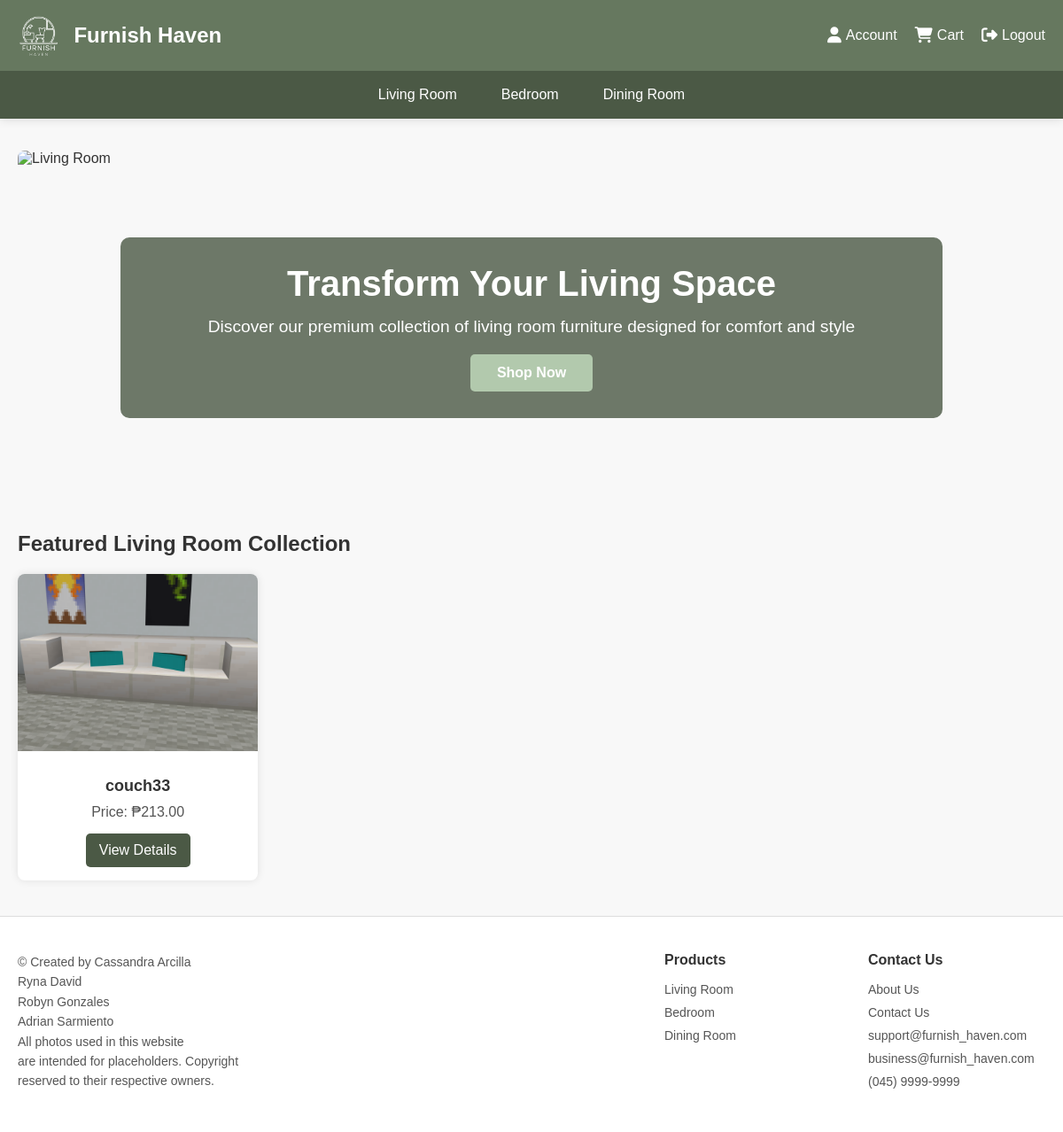
The page /living_room.php on the database as committed earlier.
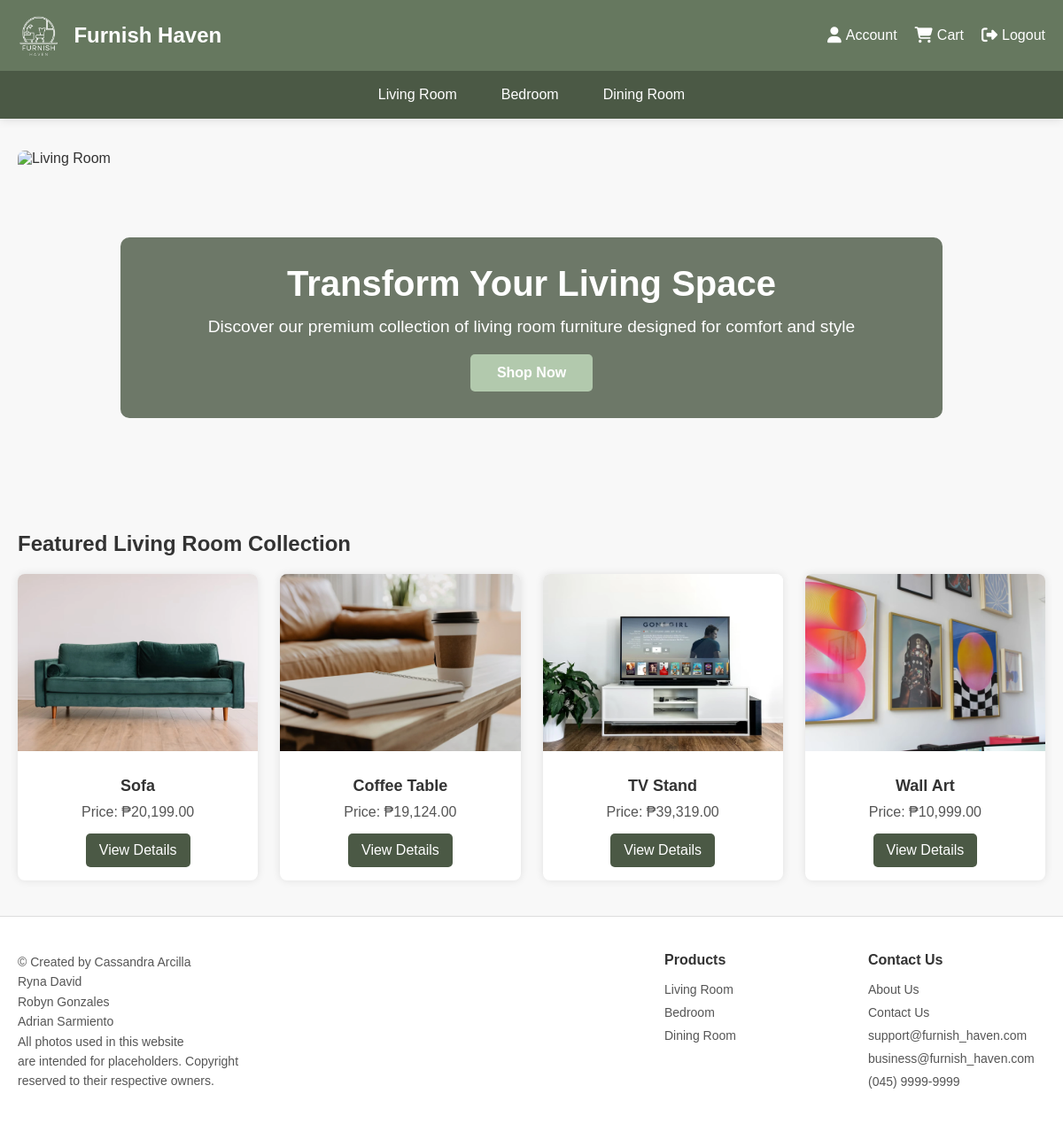
The same page on the database as committed later.
### tables this page shows
CREATE TABLE `products` (
  `id` int(11) NOT NULL,
  `main_image` varchar(255) NOT NULL,
  `name` varchar(100) NOT NULL,
  `price` decimal(10,2) NOT NULL,
  `description` text NOT NULL,
  `stock` int(11) DEFAULT 0,
  `category` enum('Living Room','Bedroom','Dining Room') NOT NULL
);

### living_room.php (the view, shortened to what the changed rows need)
<?php
$servername = "localhost";
$username = "root";
$password = "";
$dbname = "furn_db";
$conn = new mysqli($servername, $username, $password, $dbname);
$products = [];
$sql = "SELECT id, main_image, name, price, description FROM products WHERE category = 'Living Room'";
$result = $conn->query($sql);
if ($result->num_rows > 0) {
    while($row = $result->fetch_assoc()) {
        $products[] = [
            "id" => $row['id'],
            "img" => "uploads/products/" . $row['main_image'],
            "name" => $row['name'],
            "price" => "₱" . number_format($row['price'], 2),
            "description" => $row['description'],
            "dimensions" => "Varies",
            "materials" => "Varies",
            "colors" => [],
            "reviews" => []
        ];
    }
}
$selected_product = null;
?>
<!DOCTYPE html>
<html lang="en">
<head>
    <link rel="stylesheet" href="css/livingroom.css">
    <link rel="stylesheet" href="https://cdnjs.cloudflare.com/ajax/libs/font-awesome/6.6.0/css/all.min.css">
</head>
<body>
    <div class="container">
        <?php if ($selected_product): ?>
            <div class="product-detail-container">
                <div class="product-gallery">
                    <img id="main-image" src="<?php echo $selected_product['img']; ?>" alt="<?php echo $selected_product['name']; ?>" class="main-image">
                </div>
                <div class="product-info">
                    <h1><?php echo $selected_product['name']; ?></h1>
                    <div class="price"><?php echo $selected_product['price']; ?></div>
                    <div class="description"><?php echo $selected_product['description']; ?></div>
                    <div class="customization-option">
                        <h3>Quantity</h3>
                        <input type="number" min="1" value="1" style="padding: 8px; width: 60px; border: 1px solid #ddd; border-radius: 4px;">
                    </div>
                    <div class="action-buttons">
                        <button class="btn btn-primary" onclick="addToCart()">Add to Cart</button>
                    </div>
                    <div class="shipping-info">
                        <p><strong>Shipping:</strong> Free standard shipping (3-5 business days). Express shipping available at checkout.</p>
                        <p><strong>Returns:</strong> 30-day easy returns. <a href="#">Learn more</a></p>
                    </div>
                </div>
            </div>
            <div class="specs-section">
                <h2>Product Specifications</h2>
                <div class="specs-grid">
                    <div class="spec-item">
                        <h3>Dimensions</h3>
                        <p><?php echo $selected_product['dimensions']; ?></p>
                    </div>
                    <div class="spec-item">
                        <h3>Materials</h3>
                        <p><?php echo $selected_product['materials']; ?></p>
                    </div>
                </div>
            </div>
        <?php else: ?>
            <div class="hero">
                <div class="hero-content">
                    <h1>Transform Your Living Space</h1>
                </div>
            </div>
            <h2 id="featured">Featured Living Room Collection</h2>
            <?php if (!$selected_product): ?>
    <div class="product-grid">
        <?php foreach ($products as $product): ?>
            <div class="product-card">
                <img src="<?php echo $product['img']; ?>" alt="<?php echo $product['name']; ?>">
                <div class="product-card-content">
                    <h3><?php echo $product['name']; ?></h3>
                    <p>Price: <?php echo $product['price']; ?></p>
                    <a href="product_details.php?id=<?php echo $product['id']; ?>">View Details</a>
                </div>
            </div>
        <?php endforeach; ?>
    </div>
<?php endif; ?>
        <?php endif; ?>
    </div>
</body>
</html>

Rows that differ between the two databases and show on the page:
no longer on this page (row edited): products: name "couch33", price "₱213.00"
added products: shows a picture, name "Sofa", price "₱20,199.00"
added products: shows a picture, name "Coffee Table", price "₱19,124.00"
added products: shows a picture, name "TV Stand", price "₱39,319.00"
added products: shows a picture, name "Wall Art", price "₱10,999.00"
